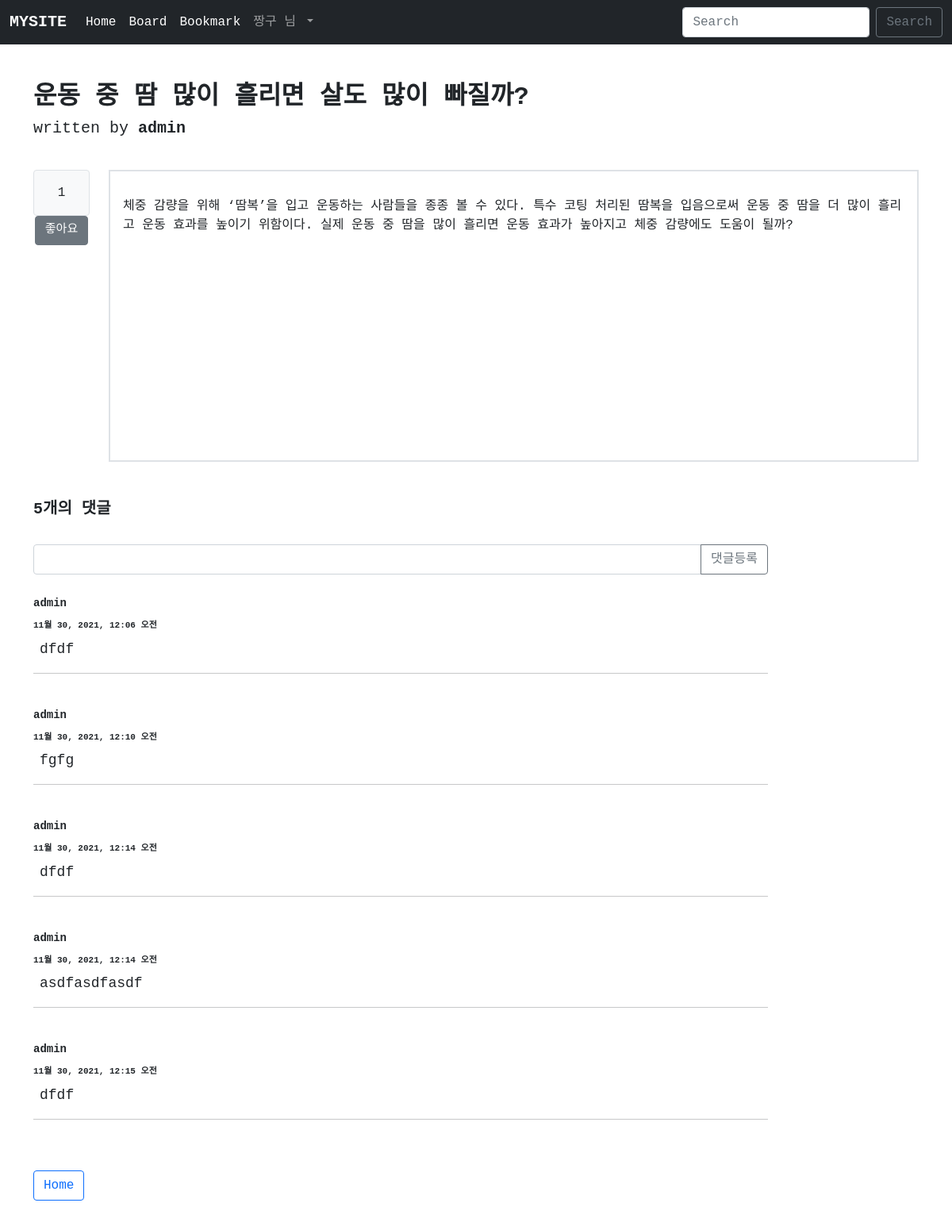
The page /board/detail/304 (signed in) on the database its author committed.
### acc/models.py (models this page shows, shortened)
class User(AbstractUser):
    pic = models.ImageField(upload_to='usr')
    point = models.IntegerField(default = 0)
    comment = models.TextField(blank=True) #테이블에 속성 추가할 때 blank = True 해주기-> migraion해주기

### board/models.py (models this page shows, shortened)
class Board(models.Model):
    subject = models.CharField(max_length=100)
    writer = models.CharField(max_length=30)
    content = models.TextField()
    photo = models.ImageField(upload_to='post',blank=True, null=True)
    ctime = models.DateTimeField()
    voter = models.ManyToManyField(User)
    def getphoto(self):
        if self.photo: #사진이 있는 경우
            return self.photo.url
        return "" #사진 첨부 안하는 경우

class Reply(models.Model):
    sub = models.ForeignKey(Board, on_delete = models.CASCADE)
    replyer = models.CharField(max_length=50)
    comment = models.TextField(blank=True)
    create_time = models.DateTimeField()

### board/views.py (the view)
# urls.py: path('detail/<pk>', views.detail, name = 'detail'),
def detail(request, pk):
    if not request.user.username:
        return redirect("acc:index")
    b = Board.objects.get(pk=pk)
    r = b.reply_set.all()
    context = {
        'b' : b,
        'rep' : r,
    }
    return render(request, "board/detail.html", context)

### board/templatetags/board_filter.py (called while the page is built)
@register.filter()
def mark(value):
    extensions = ["nl2br", "fenced_code"]
    return mark_safe(markdown.markdown(value, extensions=extensions))

### template/board/detail.html (shortened to what this page needs)
{% extends 'base.html' %}
{% load board_filter %}
{% block content %}
<div class = 'container my-5 jm'>
    <h2><b>{{ b.subject }}</b></h2>
    <h5>written by <b>{{ b.writer }}</b></h5>
    <div class = "row my-3">
        <div class='col-1 text-center mt-4'>
            <div class = "rounded bg-light text-center p-3 border font-weight-bolder">{{ b.voter.count }}</div>
            <a href="{% url 'board:voter' b.id %}" class = "recommend btn btn-secondary btn-block" style = 'font-size: 15px;'>좋아요</a>
        </div>
        <div class='col-11'>
            <div class = 'border border-2 card-body'>
                <div class = "card-te   xt mt-3 mb-3" name = 'content' style = 'max-width: 100%; height : 300px' disabled>{{ b.content|mark }}</div>
            </div>
        </div>
    </div>
</div>
<div class = 'container mt-5 mb-5 jm'>
    <h5><b>{{ rep.count }}개의 댓글</b></h5>
    <div class="row mt-4 mb-4">
        <div class="col-lg-10">
            <form action="{% url 'board:reply' b.id %}" method = "post">
            <div class="input-group mt-2 mr-5">
                <input type="text" name = "comment" id = "comment" class="form-control" aria-describedby="button-addon2">
                <button class="btn btn-outline-secondary" type="submit" id="button-addon2">댓글등록</button>
            </div>
            </form>
        </div>
    </div>
    {% if rep %}
        {% for i in rep %}
        <div class="row mt-4 mb-4">
            <div class="col-lg-10">
                <span style="font-weight: bold; font-size:14px;" class="mt-5" >{{i.replyer}}
                <div class = "mt-2" style="font-size:11px;">{{ i.create_time }}</div></span>
                <div disabled class="card_body m-2">
                    <div class = "mt-2 card-text" style="font-size:18px;">{{ i.comment|mark }}</div>
                </div>
                <hr>
            </div>
        </div>
        {% endfor %}
    {% endif %}
</div>
<div class = 'container mt-5 mb-5 jm'>
    {% if b.writer == user.username %}
    <a href = "{% url 'board:index' %}"><button class = "btn btn-outline-primary">Home</button></a>
    <a href = "{% url 'board:update' b.id %}"><button class = "btn btn-outline-success">Modify</button></a>
    <button type="button" class="btn btn-outline-danger" data-bs-toggle="modal" data-bs-target="#exampleModal">
        Delete
    </button>
</div>
<div class="modal fade" id="exampleModal" tabindex="-1" aria-labelledby="exampleModalLabel" aria-hidden="true">
    <div class="modal-dialog">
    <div class="modal-content">
        <div class="modal-header">
        <h5 class="modal-title" id="exampleModalLabel"><b>WARNING</b></h5>
        <button type="button" class="btn-close" data-bs-dismiss="modal" aria-label="Close"></button>
        </div>
        <div class="modal-body">
        <b>해당 게시글을 정말 삭제하시겠습니까?</b>
        </div>
        <div class="modal-footer">
        <button type="button" class="btn btn-secondary" data-bs-dismiss="modal">Close</button>
        <a href = "{% url 'board:delete' b.id %}"><button type="button" class="btn btn-danger">Delete</button></a>
        </div>
    </div>
    </div>
</div>
{% else %}
<a href = "{% url 'board:index' %}"><button class = "btn btn-outline-primary">Home</button></a>
{% endif %}
{% endblock %}

### template/base.html (shortened to what this page needs)
<!doctype html>
<html lang="en">
    <head>
        <link href="https://cdn.jsdelivr.net/npm/bootstrap@5.1.3/dist/css/bootstrap.min.css" rel="stylesheet">
    </head>
    <body>
        {% if user.is_authenticated %}
        <nav class="navbar navbar-expand-lg navbar-dark bg-dark jm">
            <div class="container-fluid">
                <a class="navbar-brand" href="#"><b>MYSITE</b></a>
                <div class="collapse navbar-collapse" id="navbarSupportedContent">
                    <ul class="navbar-nav me-auto mb-2 mb-lg-0">
                        <li class="nav-item">
                            <a class="nav-link active" aria-current="page" href="{% url 'home:index' %}">Home</a>
                        </li>
                        <li class="nav-item">
                            <a class="nav-link active" aria-current="page" href="{% url 'board:index' %}">Board</a>
                        </li>
                        <li class="nav-item">
                            <a class="nav-link active" aria-current="page" href="{% url 'book:index' %}">Bookmark</a>
                        </li>
                        <li class="nav-item dropdown">
                            <a class="nav-link dropdown-toggle" href="#" id="navbarDropdown" role="button" data-bs-toggle="dropdown" aria-expanded="false">
                            {{ user.username }} 님
                            </a>
                        </li>
                    </ul>
                    <form class="d-flex">
                        <input class="form-control me-2" type="search" placeholder="Search" aria-label="Search">
                        <button class="btn btn-outline-secondary" type="submit">Search</button>
                    </form>
                </div>
            </div>
        </nav>
        {% endif %}
        {% block content %}
        {% endblock %}
    </body>
</html>

### template/base.html (style rules this page uses)
.jm { font-family: 'Nanum Gothic Coding', monospace; }

### rows shown on the page
User: username "짱구"
Board: subject "운동 중 땀 많이 흘리면 살도 많이 빠질까?", writer "admin", voter.count "1", content|mark "체중 감량을 위해 ‘땀복’을 입고 운동하는 사람들을 종종 볼 수 있다. 특수 코팅 처리된 땀복을 입음으로써 운동 중 땀을 더 많이 흘리고 운동 효과를 높이기 위함이다. 실제 운동 중 땀을 많이 흘리면 운동 효과가 높아지고 체중 감량에도 도움이 될까?", count "5"
Reply: replyer "admin", create_time "11월 30, 2021, 12:06 오전", comment|mark "dfdf"
Reply: replyer "admin", create_time "11월 30, 2021, 12:10 오전", comment|mark "fgfg"
Reply: replyer "admin", create_time "11월 30, 2021, 12:14 오전", comment|mark "dfdf"
Reply: replyer "admin", create_time "11월 30, 2021, 12:14 오전", comment|mark "asdfasdfasdf"
Reply: replyer "admin", create_time "11월 30, 2021, 12:15 오전", comment|mark "dfdf"
